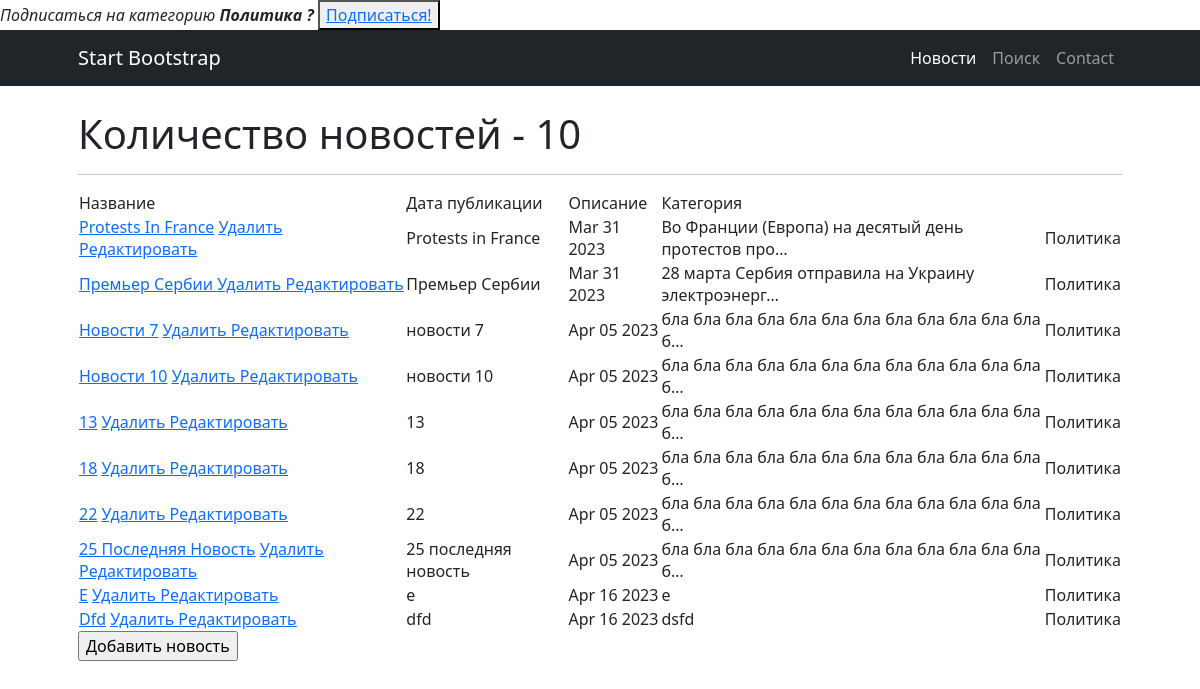
Page /news/category/1/ (signed in) on the earlier database version.
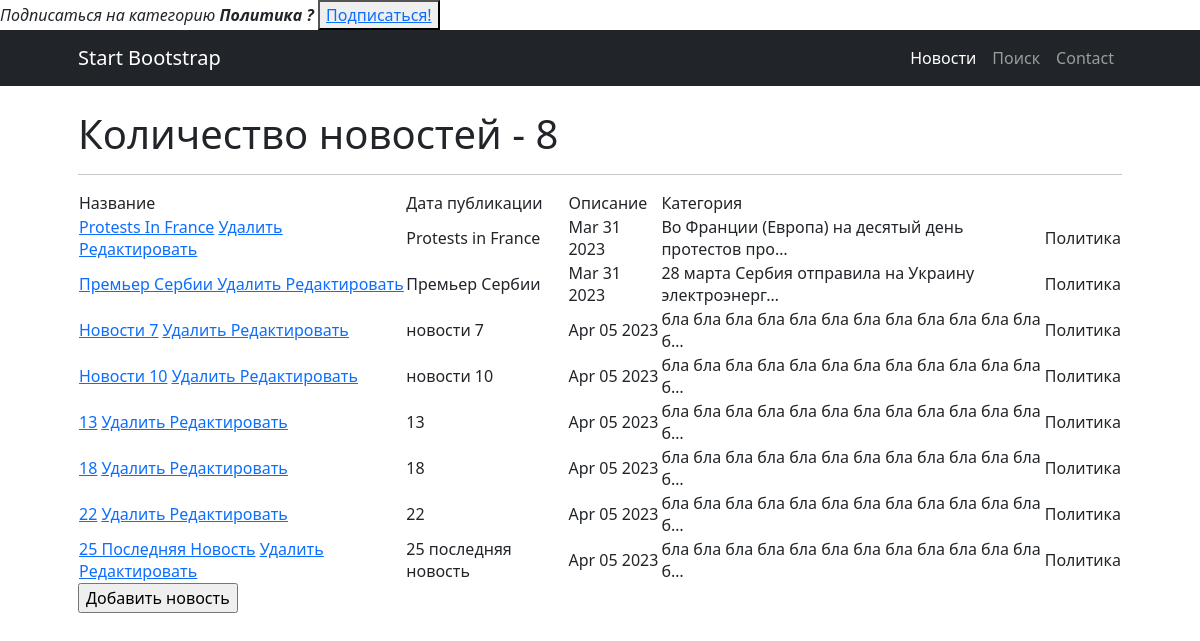
Same page on the later database version.
### news/models.py (models this page shows, shortened)
class Category(models.Model):
    name = models.CharField(max_length=100, unique=True)  # названия категорий тоже не должны повторяться
    subscribers = models.ManyToManyField(User, through = 'UserCategory', blank = True) #добавили поле для свзяи с пользователем
    def __str__(self):
        return f'{self.name.title()}'

class News(models.Model):
    name = models.CharField(
        max_length=50,
        unique=True, # названия новостей не должны повторяться
    )
    description = models.TextField()
    category = models.ForeignKey(
        to='Category',
        on_delete=models.CASCADE,
        related_name='news', # все новости в категории будут доступны через поле news
    )
    time_creation = models.DateTimeField(auto_now_add = True)

### news/views.py (the view)
# urls.py: path('category/<int:pk>/', NewsCategoryView.as_view(), name='categories'),
class NewsCategoryView(ListView):
    model = News
    template_name = 'category.html'  # указываем имя шаблона, в котором будет лежать HTML, в нём будут все инструкции о том, как именно пользователю должны вывестись наши объекты
    context_object_name = 'news'  # это имя списка, в котором будут лежать все объекты
    ordering = ['-time_creation']
    paginate_by = 15
    def get_queryset(self):
        self.id = resolve(self.request.path_info).kwargs['pk']
        c = Category.objects.get(id=self.id)
        queryset = News.objects.filter(category=c)
        return queryset
    def get_context_data(self, **kwargs):
        context = super().get_context_data(**kwargs)
        user = self.request.user
        category  = Category.objects.get(id=self.id)
        subscribed = category.subscribers.filter(email=user.email)
        if not subscribed:
            context['sub'] = True
        else:
            context['sub'] = False
        context['category'] = category
        return context

### templatetags/custom_filters.py (called while the page is built)
@register.filter(name='filter_message')
def filter_message(message: str):
    variants = ['мудаков', 'твари', 'козлы', 'лошара', 'ублюдок', 'дичь'] # непристойные выражения
    ln = len(variants)
    filtred_message = ''
    string = ''
    string2 = ''
    pattern = ' ' # чем заменять непристойные выражения
    for i in message:
        string += i
        string2 = string.lower()
        flag = 0
        for j in variants:
            if not string2 in j:
                flag += 1
            if string2 == j:
                filtred_message += pattern
                flag -= 1
                string = ''
        if flag == ln:
            filtred_message += string
            string = ''
    if string2 != '' and string2 not in variants:
        filtred_message += string
    elif string2 != '':
        filtred_message += pattern
    return filtred_message

### templates/category.html (shortened to what this page needs)
{% block content %}
{% if sub %}
<div>
    <em>
        Подписаться на категорию
        <strong> {{category}} ? </strong>
    </em>
    <button>
        <a href = "{% url 'subscribe' category.id %}" > Подписаться!</a>
    </button>
</div>
{% endif %}
{% include 'news.html' %}
{% endblock content %}

### templates/news.html (shortened to what this page needs)
{% extends 'flatpages/default.html' %}
{% load custom_filters %}
{% block content %}
    <h1>Количество новостей - {{ news|length }}</h1>
    <hr>
    {% if news %}
        <table>
            <tr>
                <td>
                    Название
                </td>
                <td>
                    Дата публикации
                </td>
                <td>
                    Описание
                </td>
                <td>
                    Категория
                </td>
            </tr>
        {% for new in news %}
            <tr>
                <td>
                    <a href="{% url 'new' new.id %}">{{ new.name|title|filter_message }}</a>
                    <a href="{% url 'new_delete' new.id %}"><u> Удалить </u></a>
                    <a href="{% url 'new_update' new.id %}"><u>Редактировать</u></a>
                </td>
                <td>
                    {{ new.name|filter_message }}
                </td>
                <td>
                    {{ new.time_creation|date:'M d Y'}}
                </td>
                <td>
                    {{ new.description|truncatechars:50|filter_message}}
                </td>
                <td>
                    {{ new.category.name }}
                </td>
            </tr>
        {% endfor %}
        </table>
    {% else %}
        <h2> Новостей нет!</h2>
    {% endif %}
<form method="POST">
    <input type="submit" value="Добавить новость">
</form>
{% endblock content %}

### templates/flatpages/default.html (shortened to what this page needs)
{% load static %}
<!DOCTYPE html>
<html lang="en">
    <head>
        <link href="https://cdn.jsdelivr.net/npm/bootstrap-icons@1.4.1/font/bootstrap-icons.css" rel="stylesheet" />
        <link href="{% static 'css/styles.css' %}" rel="stylesheet">
    </head>
    <body>
        <nav class="navbar navbar-expand-lg navbar-dark bg-dark">
            <div class="container px-lg-5">
                <a class="navbar-brand" href="#!">Start Bootstrap</a>
                <div class="collapse navbar-collapse" id="navbarSupportedContent">
                    <ul class="navbar-nav ms-auto mb-2 mb-lg-0">
                        <li class="nav-item"><a class="nav-link active" aria-current="page" href="/news">Новости</a></li>
                        <li class="nav-item"><a class="nav-link" href="search">Поиск</a></li>
                        <li class="nav-item"><a class="nav-link" href="#!">Contact</a></li>
                    </ul>
                </div>
            </div>
        </nav>
        <section class="pt-4">
            <div class="container px-lg-5">
                {% block content %}{% endblock content %}
            </div>
        </section>
    </body>
</html>

Differences in the rows shown:
removed News: name|filter_message "E", name|filter_message "e", time_creation "Apr 16 2023", description|filter_message "e", category.name "Политика"
removed News: name|filter_message "Dfd", name|filter_message "dfd", time_creation "Apr 16 2023", description|filter_message "dsfd", category.name "Политика"
Other differences:
{{ news|length }}: "10" → "8"
